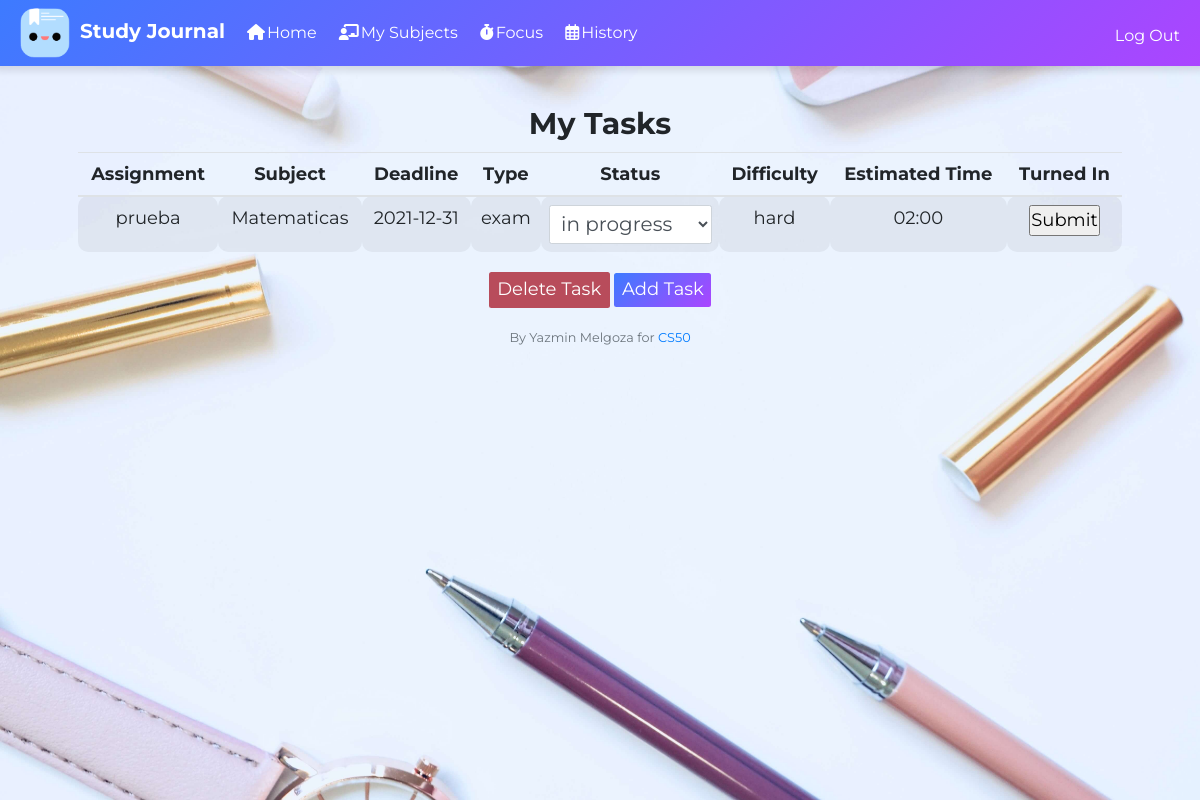
Page / (signed in) on the earlier database version.
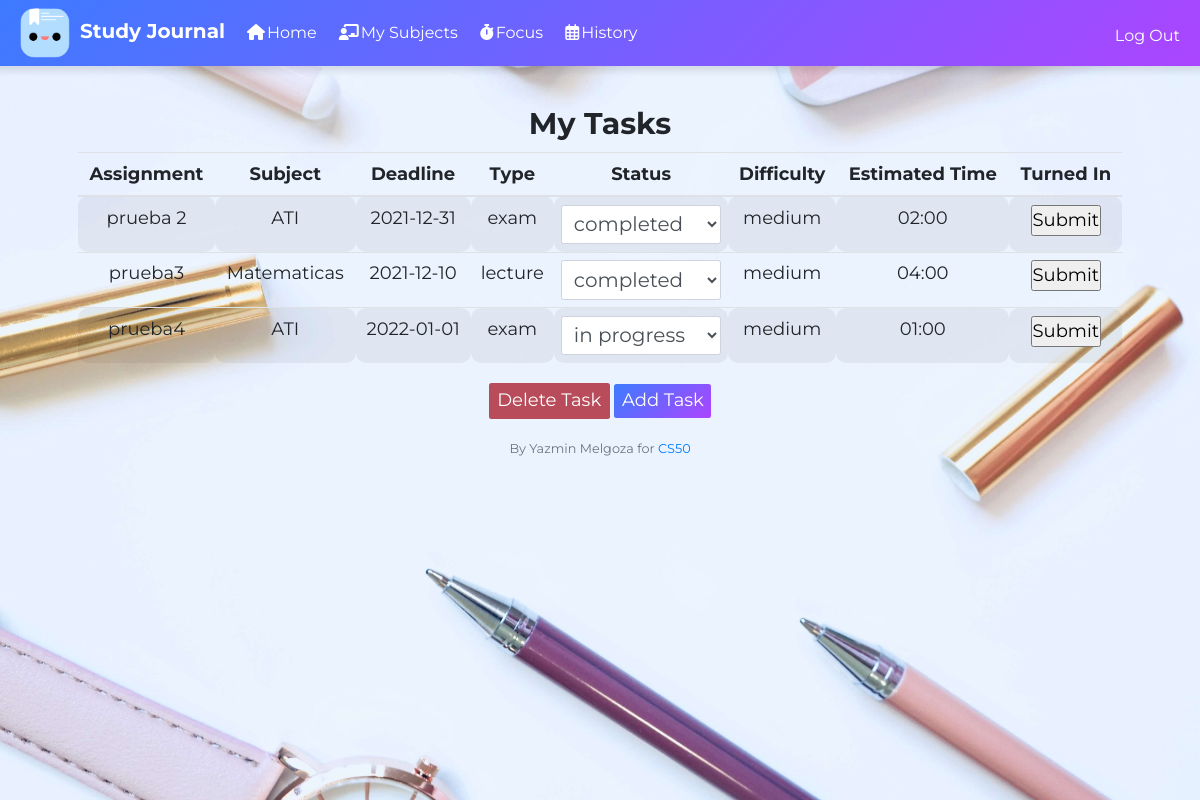
Same page on the later database version.
### tables this page shows
CREATE TABLE tasks (id INTEGER, user_id INTEGER, assignment TEXT, subject TEXT, deadline TEXT, type TEXT, completed_date TEXT, est_time TEXT, status TEXT DEFAULT 'assigned', difficulty TEXT, PRIMARY KEY(id));

### app.py (the view)
@app.route("/", methods=["GET", "POST"])
@login_required
def index():
    tasks = db.execute("SELECT * FROM tasks WHERE user_id = ? AND completed_date IS NULL", session["user_id"])
    subjects = db.execute("SELECT * FROM subjects WHERE user_id = ? AND hide = 'false'", session["user_id"])
    if len(tasks) != 0:
        for task in tasks:
            select_status = ["assigned", "in progress", "completed"]
            current_status = task["status"]
            print(current_status)
            select_status.remove(current_status.lower())
            select_status.insert(0, current_status)
            task['status'] = select_status
    else:
        tasks.append({"id": 37, "assignment": "study", "subject": 'matematicas', 'deadline': 'today', "type": 'homework', 'difficulty':'easy', 'status':['Assigned', 'In Progress', 'Completed'], 'est_time': '1 hour'})
    return render_template("index.html", tasks=tasks, subjects=subjects)

### app.py (called while the page is built)
@app.after_request
def after_request(response):
    response.headers["Cache-Control"] = "no-cache, no-store, must-revalidate"
    response.headers["Expires"] = 0
    response.headers["Pragma"] = "no-cache"
    return response

### helpers.py (called while the page is built)
def login_required(f):
    @wraps(f)
    def decorated_function(*args, **kwargs):
        if session.get("user_id") is None:
            return redirect("/login")
        return f(*args, **kwargs)
    return decorated_function

### templates/index.html (shortened to what this page needs)
{% extends "layout.html" %}
{% block main %}
    <h2>My Tasks</h2>
    <div class="table-container">
        <table class="table table-striped">
            <thead>
                <tr>
                    <th>Assignment</th>
                    <th>Subject</th>
                    <th>Deadline</th>
                    <th>Type</th>
                    <th>Status</th>
                    <th>Difficulty</th>
                    <th>Estimated Time</th>
                    <th>Turned In</th>
                </tr>
            </thead>
            <tbody>
                {% for row in tasks%}
                    <tr>
                        <td>{{ row.assignment }}</td>
                        <td>{{ row.subject }}</td>
                        <td>{{ row.deadline }}</td>
                        <td>{{ row.type }}</td>
                        <td class="status">
                            <form action="/update_status" method="post">
                                <select onchange="this.form.submit()" name="input_status" class="form-control">
                                    <option disable selected value="">{{ row.status[0] }}</option>
                                </select>
                            </form>
                        </td>
                        <td>{{ row.difficulty }}</td>
                        <td>{{ row.est_time}}</td>
                        <td> <form action="/complete_task" method="post"><input type="text" hidden name="task_id" value="{{row.id}}"><input type="submit"></form></td>
                    </tr>
                {% endfor %}
            </tbody>
        </table>
    </div>
        <button class="btn btn-red" id="btn-delete-task">Delete Task</button>
        <button class="btn btn-purple" id="btn-add-task">Add Task</button>
{% endblock %}

### templates/layout.html (shortened to what this page needs)
<!DOCTYPE html>
<html lang="en">
    <head>
        <link rel="stylesheet" href="https://cdn.jsdelivr.net/npm/bootstrap@4.5.3/dist/css/bootstrap.min.css">
        <link href="/static/styles.css" rel="stylesheet">
    </head>
    <body>
        <header>
            <nav class="navbar navbar-expand-lg fixed-top">
                <a class="navbar-brand" href="/"><img class="logo" src="./static/applogo.png" alt="logo">Study Journal</a>
                <div class="collapse navbar-collapse" id="navbarText">
                  {% if session.user_id %}
                    <ul class="navbar-nav mr-auto">
                      <li class="nav-item active"><a class="nav-link" href="/"><i class="fas fa-home"></i>Home</a></li>
                      <li class="nav-item"><a class="nav-link" href="/subjects"><i class="fas fa-chalkboard-teacher"></i>My Subjects</a></li>
                      <li class="nav-item"><a class="nav-link" href="/focus"><i class="fas fa-stopwatch"></i>Focus</a></li>
                      <li class="nav-item"><a class="nav-link" href="/history"><i class="far fa-calendar-alt"></i>History</a></li>
                    </ul>
                    <ul class="navbar-nav ml-auto mt-2">
                        <li class="nav-item"><a class="nav-link" href="/logout">Log Out</a></li>
                    </ul>
                  {% else %}
                    <ul class="navbar-nav ml-auto mt-2">
                        <li class="nav-item"><a class="nav-link" href="/register">Register</a></li>
                        <li class="nav-item"><a class="nav-link" href="/login">Log In</a></li>
                    </ul>
                  {% endif %}
                  </div>
            </nav>
        </header>
        <div class="jumbotron text-center">
          <div class="intro">
            <main>
              {% block main %}{% endblock %}
            </main>
            <footer class="small text-center text-muted">
                By Yazmin Melgoza for <a href="https://cs50.harvard.edu/" target="_blank">CS50</a>
            </footer>
          </div>
        </div>
    </body>
</html>

### static/styles.css (style rules this page uses)
* { margin: 0; padding: 0; font-family: "Montserrat"; box-sizing: border-box; }
html { font-size: 62.5%; overflow-x: hidden; }
body { font-size: 1.6rem; }
nav .navbar-brand { font-size: 2rem; font-weight: bold; color: #fff; }
nav a { color: #fff; }
h2 { font-size: 3rem; font-weight: bold; }
nav { background: linear-gradient(135deg, hsla(221, 100%, 62%, 1),#ab45ff); backdrop-filter: blur(10px); box-shadow: 0px 0px 7px 5px rgba(0, 0, 0, 0.1) }
.jumbotron { background-image: url(jess-bailey-vKODbrxSEd0-unsplash.jpg); min-height: 100vh; height:100%; width: 100vw; background-size: cover; background-position: center; background-attachment: fixed; border-radius: 0px!important; margin: 0; }
.intro { margin-top: 6.5rem; width: 100%; height: 100%; }
.table-container { width: 90%; max-width: 120rem; margin: 1rem auto; max-height: 80vh; overflow-x: scroll; overflow-y: scroll; }
.form-control { display: inline-block; font-size: 2rem; width: 100%; max-width: 25rem; }
.btn-red { background:#b84c5b; font-size: 1.8rem; color: #fff; }
.btn-purple { background: linear-gradient(135deg, hsla(221, 100%, 62%, 1),#ab45ff); color: #fff; font-size: 1.8rem; border: none; }
main { padding-top: 0.1rem; font-size: 1.8rem; text-align: center; }
.logo { height:5rem; margin: 0 1rem; }
footer { margin: 2rem auto; }
nav div ul li { margin: 0 0.5rem; }
nav div ul li i { margin: 0 0.2rem; }
td { border-radius: 1rem; }

Differences in the rows shown:
no longer on this page (row edited): tasks: assignment "prueba", subject "Matematicas", deadline "2021-12-31", type "exam", input_status "in progress", difficulty "hard", est_time "02:00"
added tasks: assignment "prueba 2", subject "ATI", deadline "2021-12-31", type "exam", input_status "completed", difficulty "medium", est_time "02:00"
added tasks: assignment "prueba3", subject "Matematicas", deadline "2021-12-10", type "lecture", input_status "completed", difficulty "medium", est_time "04:00"
added tasks: assignment "prueba4", subject "ATI", deadline "2022-01-01", type "exam", input_status "in progress", difficulty "medium", est_time "01:00"
